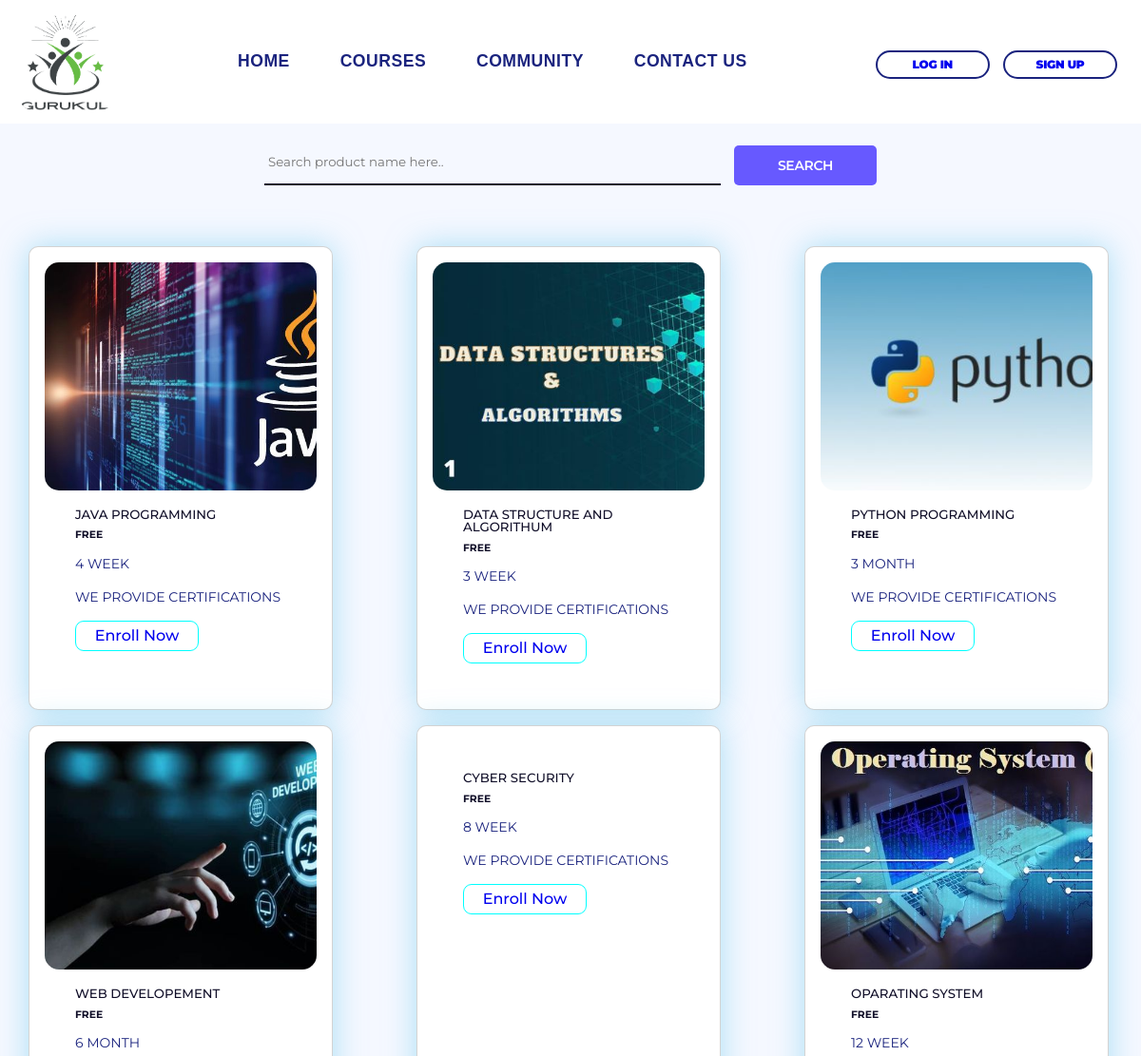
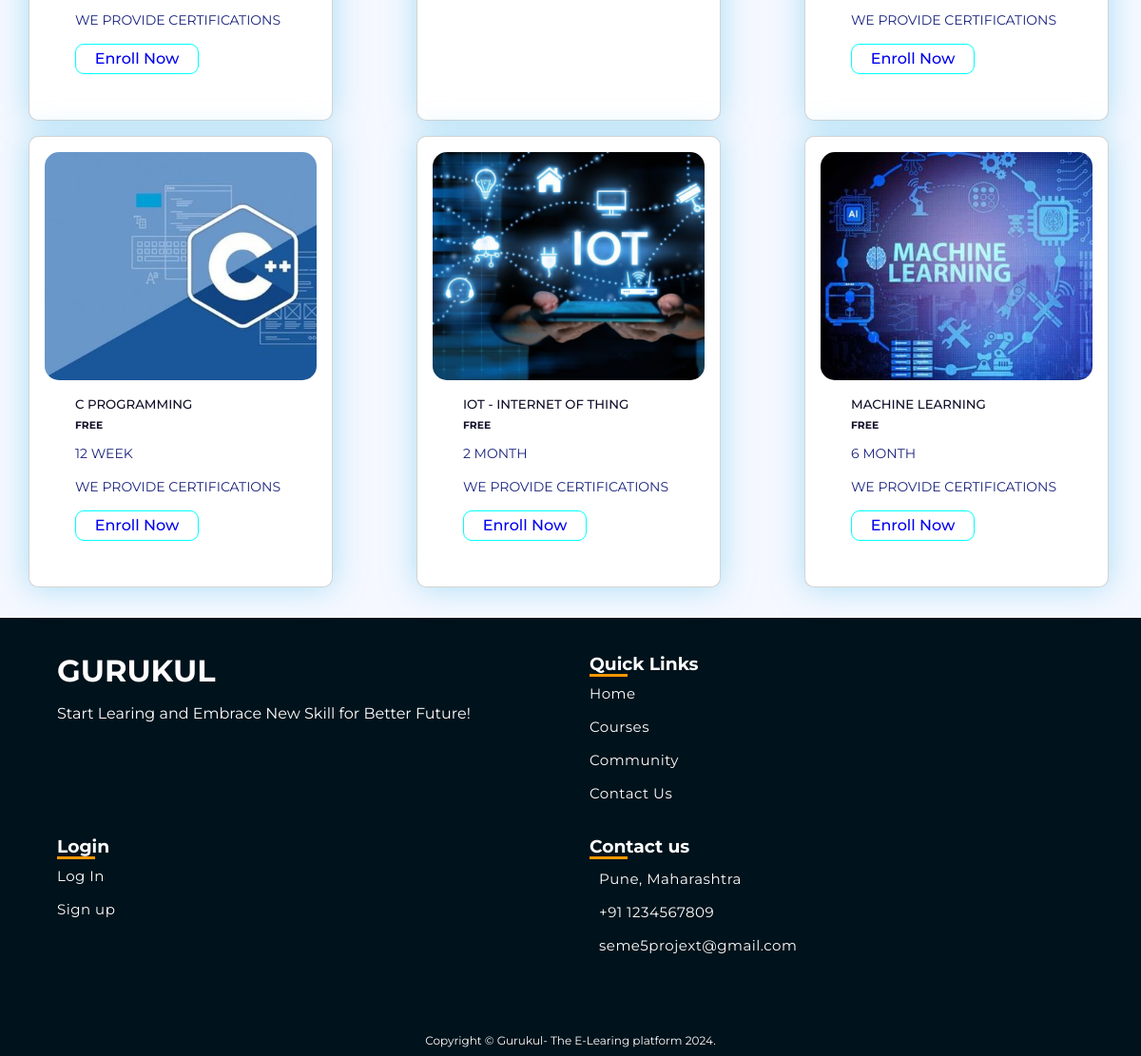
/about, run on the app's committed database (2 pictures, top to bottom).
### home/models.py (models this page shows, shortened)
class course(models.Model):
    product_name= models.CharField(max_length=200)
    price =models.CharField(max_length=100)
    img =models.ImageField(upload_to='img')
    duration =models.CharField(max_length=120)
    info= models.CharField(max_length=200)
    button =models.CharField(max_length=100)

### home/views.py (the view)
# urls.py: path("about",views.course1, name= "about"),
def course1(request):
    if 'put' in request.GET:
        put =request.GET['put']
        cour =course.objects.filter(product_name__icontains=put)
    else :
            cour= course.objects.all()
    context ={
        'cour':cour
    }
    return render(request, "course.html",context)

### templates/course.html (shortened to what this page needs)
{% load static %}
<!DOCTYPE html>
<html lang="en">
<head>
    <link rel="stylesheet" href="../static/css/home.css">
    <link rel="stylesheet" href="../static/css/course.css">
</head>
<body>
    <header>
        <nav class="header-nav container flex-container">
            <h1 class="logo"><a class="logo-link" href="#"><img src="/static/main.logo-1.png" alt=""></a></h1>
            <ul class="header-menu flex-container">
                <li><a class="header-menu-link" href="/home">Home</a></li>
                <li><a class="header-menu-link" href="/about">Courses</a></li>
                <li><a class="header-menu-link" href="/community">Community</a></li>
                <li><a class="header-menu-link" href="/contact-us">Contact us</a></li>
            </ul>
            <div class="nav-btn">
                <button class="ghost-button"><a href="/log"> Log in</a> </button>
                <button class="ghost-button"><a href="/sign"> Sign UP</a> </button>
            </div>
        </nav>
    </header>
    <div class="course-wrapper">
        <div class="bg">
            <form method="get" action="">
                <div id="search-container">
                    <input type="search" name="put" placeholder="Search product name here.." />
                    <button id="search" type="submit">Search</button>
                </div>
            </form>
        </div>
    </div>
    <div id="products">
        {% for cour in cour %}
        <div class="card ">
            <div class="imgContainer">
                <img src="{{cour.img.url}}" alt="">
            </div>
            <div class="container">
                <h5 class="product_name">{{cour.product_name}}</h5>
                <h6 class=" price ">{{cour.price}}</h6>
                <p class=" duration">{{cour.duration}}</p>
                <p>{{cour.info}}</p>
                <a href="{{cour.button}}">Enroll Now</a>
            </div>
        </div>
        {% endfor %}
    </div>
    <footer>
        <div class="footer">
            <div class="inner-footer">
                <div class="footer-items">
                    <h1>GURUKUL</h1>
                    <p>Start Learing and Embrace New Skill for Better Future!</p>
                </div>
                <div class="footer-items">
                    <h3>Quick Links</h3>
                    <div class="border1"></div>
                    <ul>
                        <a href="/home">
                            <li>Home</li>
                        </a>
                        <a href="#">
                            <li>Courses</li>
                        </a>
                        <a href="/community">
                            <li>Community</li>
                        </a>
                        <a href="/contact-us">
                            <li>Contact Us</li>
                        </a>
                    </ul>
                </div>
                <div class="footer-items">
                    <h3>Login </h3>
                    <div class="border1"></div>
                    <ul>
                        <a href="/log">
                            <li>Log In</li>
                        </a>
                        <a href="/sign">
                            <li>Sign up</li>
                        </a>
                    </ul>
                </div>
                <div class="footer-items">
                    <h3>Contact us</h3>
                    <div class="border1"></div>
                    <ul>
                        <li><a href=""><ion-icon name="location-outline" class="icon"></ion-icon>Pune, Maharashtra</a>
                        </li>
                        <li><a href=""><ion-icon name="call-outline" class="icon"></ion-icon> +91 1234567809</a></li>
                        <li><a href=""><ion-icon name="mail-outline" class="icon"></ion-icon>seme5projext@gmail.com</a>
                        </li>
                    </ul>
                    <div class="social-media">
                        <a href="#"></a>
                        <a href="#"></a>
                        <a href="#"></a>
                    </div>
                </div>
            </div>
            <div class="footer-bottom">
                Copyright &copy; Gurukul- The E-Learing platform 2024.
            </div>
        </div>
    </footer>
</body>
</html>

### static/css/home.css (style rules this page uses)
:root { --dark-color: hsl(0, 0%, 0%); --gray-color: #1A237E; --light-color: hsl(0, 0%, 100%); --border-color-dark: hsl(10, 95%, 70%); --border-color-normal: hsl(10, 95%, 83%); --border-color-light: hsl(10, 95%, 93%); }
* { box-sizing: border-box; font-family: "Montserrat", sans-serif; line-height: 1; list-style: none; margin: 0; padding: 0; }
a { text-decoration: none; transition: .25s; }
button { background: transparent; border: none; border-radius: 2em; cursor: pointer; font-size: .875em; font-weight: 600; height: 2em; letter-spacing: -.025em; text-transform: uppercase; transition: .25s; }
header { min-height: 10vh; background-color: white; position: sticky; top: 0; z-index: 99; }
.logo .logo-link img { height: 100px; width: 100px; background-blend-mode: color-burn; }
p { color: var(--gray-color); font-size: .875em; hyphens: auto; line-height: 1.5; margin: 1em 0; }
.container { padding: 1em; }
.flex-container { display: flex; }
.logo-link { color: var(--dark-color); font-weight: 600; letter-spacing: .125em; text-transform: uppercase; }
.header-nav { align-items: center; flex-direction: column; }
.header-menu { flex-wrap: wrap; justify-content: center; padding: .75em 0; }
.header-menu-link { color: var(--gray-color); display: block; font-size: 1.1rem; font-weight: bolder; padding: .5em .75em; text-transform: uppercase; font-family: Arial, Helvetica, sans-serif; }
.nav-btn>.ghost-button { min-width: 10em; }
.ghost-button { border: .125em solid var(--gray-color); min-width: 9em; padding: 0 1em; height: 30px; margin: 0px 5px; color: var(--gray-color); border: 2px solid var(--gray-color); font-size: medium; font-weight: 900; background-color: rgba(255, 255, 255, 0.943); }
@media only screen and (min-width: 1024px) { header { overflow: hidden; } }
@media only screen and (min-width: 1024px) { img { object-position: 50% 100%; } }
@media only screen and (min-width: 1024px) { .container { padding: 2em; } }
@media only screen and (min-width: 1024px) { .header-nav { flex-direction: row; justify-content: space-between; padding: 10px 20px; } }
@media only screen and (min-width: 1024px) { .logo .logo-link img { height: 100px; width: 100px; background-blend-mode: color-burn; } }
@media only screen and (min-width: 1024px) { .header-menu-link { padding: 0 1.5em; } }
@media only screen and (min-width: 1024px) { .ghost-button { font-size: .75em; } }
.footer { width: 100%; background: #00121b; display: block; }
.inner-footer { width: 95%; margin: auto; padding: 30px 10px; display: flex; flex-wrap: wrap; box-sizing: border-box; justify-content: center; }
.footer-items { width: 25%; padding: 10px 20px; box-sizing: border-box; color: #fff; }
.footer-items a { color: white; }
.footer-items p { font-size: 16px; text-align: justify; line-height: 25px; color: #fff; }
.footer-items h1 { color: #fff; }
.border1 { height: 3px; width: 40px; background: #ff9800; color: #ff9800; background-color: #ff9800; border: 0px; }
ul { list-style: none; color: #fff; font-size: 15px; letter-spacing: 0.5px; }
ul a { text-decoration: none; outline: none; color: #fff; transition: 0.3s; }
.icon { padding-right: 10px; font-size: 1.2rem; }
ul li { margin: 10px 0; height: 25px; }
.social-media { width: 100%; color: #fff; text-align: center; font-size: 20px; }
.social-media a { text-decoration: none; height: 25px; width: 25px; margin: 20px 10px; padding: 4px; color: #fff; transition: 0.5s; }
.footer-bottom { padding: 10px; background: #00121b; color: #fff; font-size: 12px; text-align: center; }
@media screen and (max-width: 1275px) { .footer-items { width: 50%; } }

### data on the page
course: img (picture), product_name "JAVA PROGRAMMING", price "FREE", duration "4 WEEK", info "WE PROVIDE CERTIFICATIONS"
course: img (picture), product_name "DATA STRUCTURE AND ALGORITHUM", price "FREE", duration "3 WEEK", info "WE PROVIDE CERTIFICATIONS"
course: img (picture), product_name "PYTHON PROGRAMMING", price "FREE", duration "3 MONTH", info "WE PROVIDE CERTIFICATIONS"
course: img (picture), product_name "WEB DEVELOPEMENT", price "FREE", duration "6 MONTH", info "WE PROVIDE CERTIFICATIONS"
course: product_name "CYBER SECURITY", price "FREE", duration "8 WEEK", info "WE PROVIDE CERTIFICATIONS"
course: img (picture), product_name "OPARATING SYSTEM", price "FREE", duration "12 WEEK", info "WE PROVIDE CERTIFICATIONS"
course: img (picture), product_name "C PROGRAMMING", price "FREE", duration "12 WEEK", info "WE PROVIDE CERTIFICATIONS"
course: img (picture), product_name "IOT - INTERNET OF THING", price "FREE", duration "2 MONTH", info "WE PROVIDE CERTIFICATIONS"
course: img (picture), product_name "MACHINE LEARNING", price "FREE", duration "6 MONTH", info "WE PROVIDE CERTIFICATIONS"
